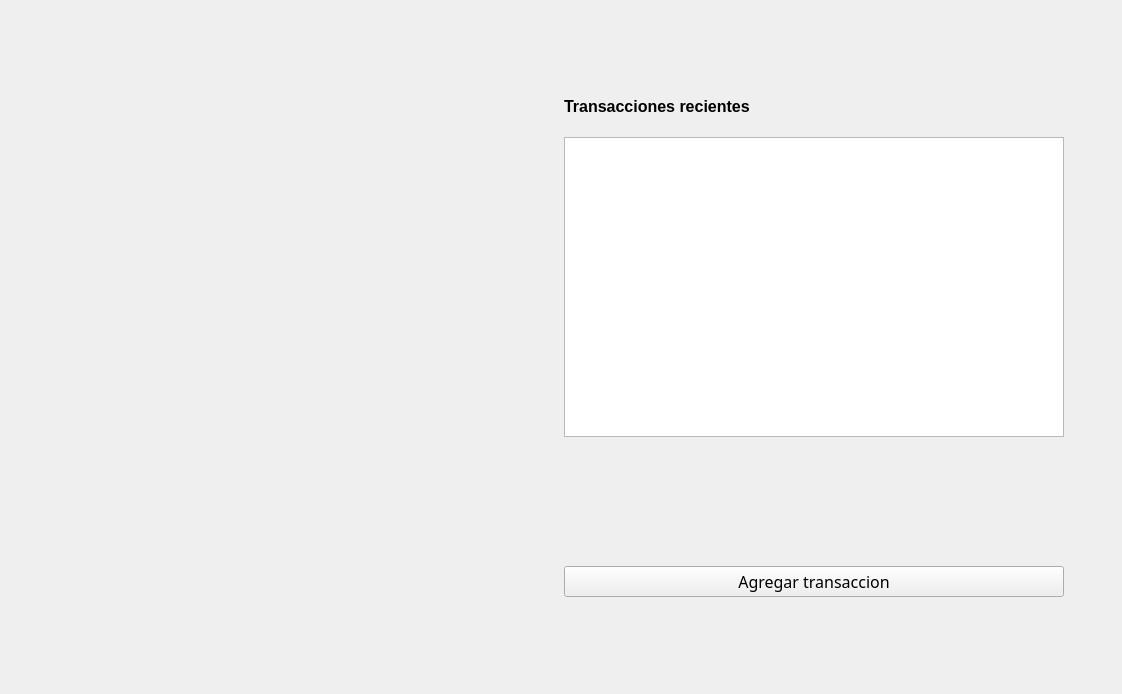
         <widget class="QWidget" name="paginaTransacciones">
          <layout class="QGridLayout" name="gridLayout_3">
           <item row="0" column="2">
            <spacer name="verticalSpacer_8">
             <property name="orientation">
              <enum>Qt::Orientation::Vertical</enum>
             </property>
             <property name="sizeHint" stdset="0">
              <size>
               <width>20</width>
               <height>86</height>
              </size>
             </property>
            </spacer>
           </item>
           <item row="1" column="0">
            <spacer name="horizontalSpacer_6">
             <property name="orientation">
              <enum>Qt::Orientation::Horizontal</enum>
             </property>
             <property name="sizeHint" stdset="0">
              <size>
               <width>47</width>
               <height>20</height>
              </size>
             </property>
            </spacer>
           </item>
           <item row="1" column="1" colspan="2">
            <layout class="QHBoxLayout" name="horizontalLayout_6">
             <item>
              <widget class="QWidget" name="widgetCalendario" native="true">
               <property name="minimumSize">
                <size>
                 <width>500</width>
                 <height>500</height>
                </size>
               </property>
              </widget>
             </item>
             <item>
              <layout class="QVBoxLayout" name="verticalLayout_19">
               <item>
                <layout class="QVBoxLayout" name="verticalLayout_18">
                 <item>
                  <widget class="QLabel" name="lblBalanceGeneral_5">
                   <property name="font">
                    <font>
                     <pointsize>12</pointsize>
                     <bold>true</bold>
                     <kerning>true</kerning>
                    </font>
                   </property>
                   <property name="text">
                    <string>Transacciones recientes</string>
                   </property>
                   <property name="margin">
                    <number>0</number>
                   </property>
                  </widget>
                 </item>
                 <item>
                  <widget class="QListWidget" name="listTransaccionesPorDia">
                   <property name="minimumSize">
                    <size>
                     <width>500</width>
                     <height>300</height>
                    </size>
                   </property>
                   <property name="maximumSize">
                    <size>
                     <width>417</width>
                     <height>269</height>
                    </size>
                   </property>
                  </widget>
                 </item>
                </layout>
               </item>
               <item>
                <spacer name="verticalSpacer_7">
                 <property name="orientation">
                  <enum>Qt::Orientation::Vertical</enum>
                 </property>
                 <property name="sizeHint" stdset="0">
                  <size>
                   <width>20</width>
                   <height>40</height>
                  </size>
                 </property>
                </spacer>
               </item>
               <item>
                <widget class="QPushButton" name="btnAgregarTransaccion">
                 <property name="font">
                  <font>
                   <family>Adwaita Sans</family>
                   <pointsize>12</pointsize>
                   <bold>false</bold>
                  </font>
                 </property>
                 <property name="text">
                  <string>Agregar transaccion</string>
                 </property>
                </widget>
               </item>
              </layout>
             </item>
            </layout>
           </item>
           <item row="1" column="3">
            <spacer name="horizontalSpacer_7">
             <property name="orientation">
              <enum>Qt::Orientation::Horizontal</enum>
             </property>
             <property name="sizeHint" stdset="0">
              <size>
               <width>47</width>
               <height>20</height>
              </size>
             </property>
            </spacer>
           </item>
           <item row="2" column="1">
            <spacer name="verticalSpacer_9">
             <property name="orientation">
              <enum>Qt::Orientation::Vertical</enum>
             </property>
             <property name="sizeHint" stdset="0">
              <size>
               <width>20</width>
               <height>86</height>
              </size>
             </property>
            </spacer>
           </item>
          </layout>
         </widget>
